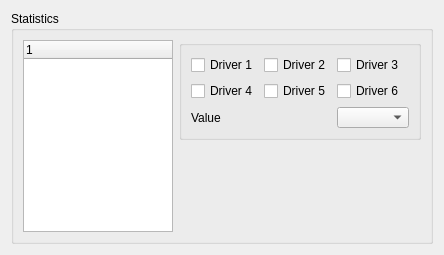
      <widget class="QWidget" name="Statistics">
       <attribute name="title">
        <string>Statistics</string>
       </attribute>
       <layout class="QGridLayout" name="gridLayout_22">
        <item row="0" column="0">
         <widget class="QGroupBox" name="groupBox">
          <property name="title">
           <string>Statistics</string>
          </property>
          <layout class="QGridLayout" name="gridLayout_30">
           <item row="0" column="1">
            <widget class="QGroupBox" name="groupBox_5">
             <property name="maximumSize">
              <size>
               <width>16777215</width>
               <height>100</height>
              </size>
             </property>
             <property name="title">
              <string/>
             </property>
             <layout class="QGridLayout" name="gridLayout_32">
              <item row="0" column="1">
               <widget class="QCheckBox" name="checkBox_Statistics_Driver_2">
                <property name="text">
                 <string>Driver 2</string>
                </property>
               </widget>
              </item>
              <item row="0" column="0">
               <widget class="QCheckBox" name="checkBox_Statistics_Driver_1">
                <property name="text">
                 <string>Driver 1</string>
                </property>
               </widget>
              </item>
              <item row="0" column="2">
               <widget class="QCheckBox" name="checkBox_Statistics_Driver_3">
                <property name="text">
                 <string>Driver 3</string>
                </property>
               </widget>
              </item>
              <item row="1" column="2">
               <widget class="QCheckBox" name="checkBox_Statistics_Driver_6">
                <property name="text">
                 <string>Driver 6</string>
                </property>
               </widget>
              </item>
              <item row="2" column="2">
               <widget class="QComboBox" name="comboBox_Statistics_Value"/>
              </item>
              <item row="1" column="0">
               <widget class="QCheckBox" name="checkBox_Statistics_Driver_4">
                <property name="text">
                 <string>Driver 4</string>
                </property>
               </widget>
              </item>
              <item row="1" column="1">
               <widget class="QCheckBox" name="checkBox_Statistics_Driver_5">
                <property name="text">
                 <string>Driver 5</string>
                </property>
               </widget>
              </item>
              <item row="2" column="0" colspan="2">
               <widget class="QLabel" name="label_62">
                <property name="text">
                 <string>Value</string>
                </property>
               </widget>
              </item>
             </layout>
            </widget>
           </item>
           <item row="0" column="0" rowspan="2">
            <widget class="QTreeWidget" name="treeWidget_Statistics">
             <property name="maximumSize">
              <size>
               <width>150</width>
               <height>16777215</height>
              </size>
             </property>
             <column>
              <property name="text">
               <string notr="true">1</string>
              </property>
             </column>
            </widget>
           </item>
           <item row="1" column="1">
            <widget class="QWidget" name="widget_Statistics_Qwt" native="true"/>
           </item>
          </layout>
         </widget>
        </item>
       </layout>
      </widget>
